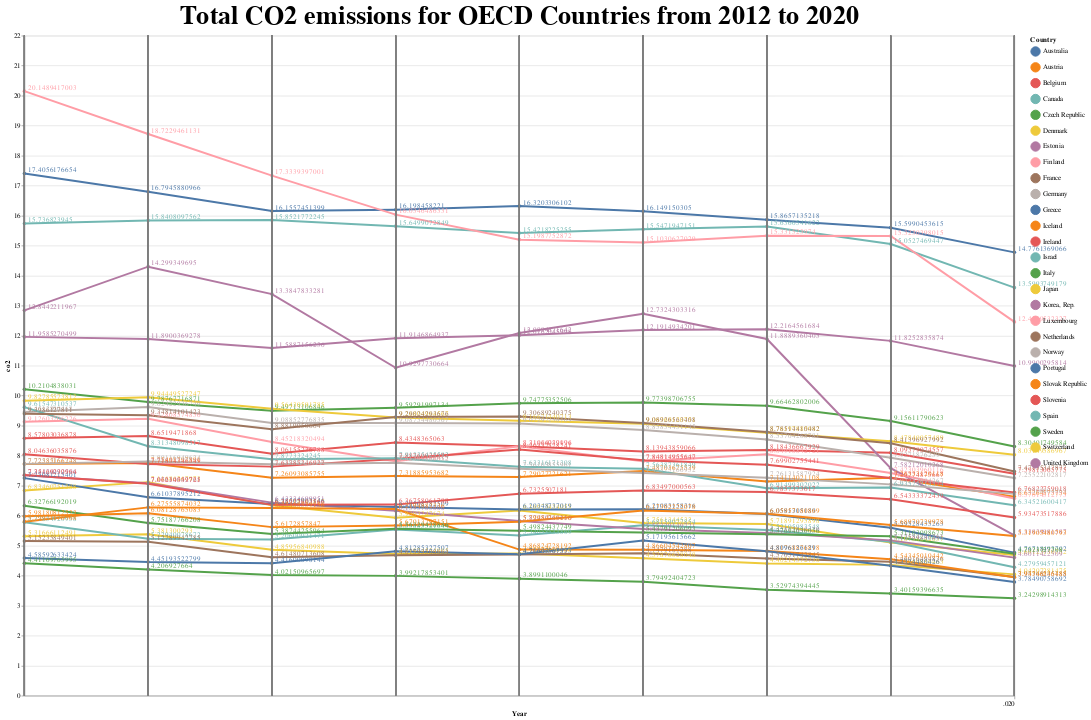

The notebook cell this image was saved under:
### Code cell
nearest = alt.selection_point(nearest=True, on='mouseover',
                        fields=['year'])

line = alt.Chart(developed).mark_line(strokeWidth=3).encode(
    alt.X('year:T', title = 'Year'),
    y='co2',
    color=alt.Color('country_name:N', legend=alt.Legend(title='Country'))
)

selectors = alt.Chart(developed).mark_point().encode(
    x='year:T',
    opacity=alt.value(0)
)

selectors_near = selectors.encode(
    opacity=alt.condition(nearest, alt.value(0.5), alt.value(0.3))
).add_params(nearest)

points = line.mark_circle().encode(
    opacity=alt.condition(nearest, alt.value(1), alt.value(0)),
    tooltip=['country_name'] 
).add_params(nearest)

text = line.mark_text(align='left', dx=5, dy=-5).encode(
    text=alt.condition(nearest, 'co2:Q', alt.value(' '))
)

vertical_line = alt.Chart().mark_rule(color='gray').encode(
    x='year:T',
).transform_filter(
    alt.FieldEqualPredicate(field='year', equal=2016)
)

rules = alt.Chart(developed).mark_rule(color='gray').encode(
    x='year:T',
).transform_filter(
    nearest
)

layers = alt.layer(
    line, selectors, points, text, rules, vertical_line
).properties(
    width=1500, height=1000,
    title = "Total CO2 emissions for OECD Countries from 2012 to 2020"
).configure_title(
    fontSize=40
).configure_legend(
    symbolSize=200  # Adjust legend symbol size as needed
)

layers

### Figure 1 — Vega-Lite specification as saved in the notebook (floating-point values rounded to 4 significant figures; data arrays with more than 128 entries replaced by an {"elided": "..."} marker saying what was removed)
{"config": {"view": {"continuousWidth": 300, "continuousHeight": 300}, "legend": {"symbolSize": 200}, "title": {"fontSize": 40}}, "layer": [{"data": {"name": "data-fe73f1829f739bdecaa6f96ff44436d1"}, "mark": {"type": "line", "strokeWidth": 3}, "encoding": {"color": {"field": "country_name", "legend": {"title": "Country"}, "type": "nominal"}, "x": {"field": "year", "title": "Year", "type": "temporal"}, "y": {"field": "co2", "type": "quantitative"}}}, {"data": {"name": "data-fe73f1829f739bdecaa6f96ff44436d1"}, "mark": {"type": "point"}, "encoding": {"opacity": {"value": 0}, "x": {"field": "year", "type": "temporal"}}}, {"data": {"name": "data-fe73f1829f739bdecaa6f96ff44436d1"}, "mark": {"type": "circle"}, "encoding": {"color": {"field": "country_name", "legend": {"title": "Country"}, "type": "nominal"}, "opacity": {"condition": {"param": "param_52", "value": 1}, "value": 0}, "tooltip": [{"field": "country_name", "type": "nominal"}], "x": {"field": "year", "title": "Year", "type": "temporal"}, "y": {"field": "co2", "type": "quantitative"}}, "name": "view_43"}, {"data": {"name": "data-fe73f1829f739bdecaa6f96ff44436d1"}, "mark": {"type": "text", "align": "left", "dx": 5, "dy": -5}, "encoding": {"color": {"field": "country_name", "legend": {"title": "Country"}, "type": "nominal"}, "text": {"condition": {"param": "param_52", "field": "co2", "type": "quantitative"}, "value": " "}, "x": {"field": "year", "title": "Year", "type": "temporal"}, "y": {"field": "co2", "type": "quantitative"}}}, {"data": {"name": "data-fe73f1829f739bdecaa6f96ff44436d1"}, "mark": {"type": "rule", "color": "gray"}, "encoding": {"x": {"field": "year", "type": "temporal"}}, "transform": [{"filter": {"param": "param_52"}}]}, {"data": {"name": "empty"}, "mark": {"type": "rule", "color": "gray"}, "encoding": {"x": {"field": "year", "type": "temporal"}}, "transform": [{"filter": {"equal": 2016, "field": "year"}}]}], "height": 1000, "params": [{"name": "param_52", "select": {"type": "point", "fields": ["year"], "nearest": true, "on": "mouseover"}, "views": ["view_43"]}], "title": "Total CO2 emissions for OECD Countries from 2012 to 2020", "width": 1500, "$schema": "https://vega.github.io/schema/vega-lite/v5.16.3.json", "datasets": {"data-fe73f1829f739bdecaa6f96ff44436d1": {"elided": "243 records"}, "empty": [{}]}}
